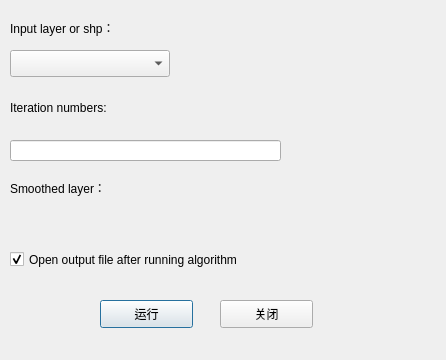
<?xml version="1.0" encoding="UTF-8"?>
<ui version="4.0">
 <class>SmoothDialog</class>
 <widget class="QDialog" name="SmoothDialog">
  <property name="geometry">
   <rect>
    <x>0</x>
    <y>0</y>
    <width>446</width>
    <height>360</height>
   </rect>
  </property>
  <property name="windowTitle">
   <string>Smooth</string>
  </property>
  <property name="windowIcon">
   <iconset>
    <normaloff>:/plugins/CartoGrapher/resources/m.svg</normaloff>:/plugins/CartoGrapher/resources/m.svg</iconset>
  </property>
  <widget class="QPushButton" name="closeBtn">
   <property name="geometry">
    <rect>
     <x>220</x>
     <y>300</y>
     <width>93</width>
     <height>28</height>
    </rect>
   </property>
   <property name="text">
    <string>关闭</string>
   </property>
   <property name="autoDefault">
    <bool>false</bool>
   </property>
  </widget>
  <widget class="QCheckBox" name="output_checkBox_2">
   <property name="geometry">
    <rect>
     <x>10</x>
     <y>250</y>
     <width>351</width>
     <height>19</height>
    </rect>
   </property>
   <property name="text">
    <string>Open output file after running algorithm</string>
   </property>
   <property name="checked">
    <bool>true</bool>
   </property>
  </widget>
  <widget class="QLabel" name="label">
   <property name="geometry">
    <rect>
     <x>10</x>
     <y>100</y>
     <width>191</width>
     <height>16</height>
    </rect>
   </property>
   <property name="text">
    <string>Iteration numbers:</string>
   </property>
  </widget>
  <widget class="QgsMapLayerComboBox" name="layerCbmBox">
   <property name="geometry">
    <rect>
     <x>10</x>
     <y>50</y>
     <width>160</width>
     <height>27</height>
    </rect>
   </property>
  </widget>
  <widget class="QgsFileWidget" name="output_file">
   <property name="geometry">
    <rect>
     <x>10</x>
     <y>200</y>
     <width>321</width>
     <height>27</height>
    </rect>
   </property>
  </widget>
  <widget class="QLabel" name="label_5">
   <property name="geometry">
    <rect>
     <x>10</x>
     <y>20</y>
     <width>171</width>
     <height>16</height>
    </rect>
   </property>
   <property name="text">
    <string>Input layer or shp：</string>
   </property>
  </widget>
  <widget class="QLineEdit" name="edit_iteration">
   <property name="geometry">
    <rect>
     <x>10</x>
     <y>140</y>
     <width>271</width>
     <height>21</height>
    </rect>
   </property>
  </widget>
  <widget class="QLabel" name="label_7">
   <property name="geometry">
    <rect>
     <x>10</x>
     <y>180</y>
     <width>191</width>
     <height>16</height>
    </rect>
   </property>
   <property name="text">
    <string>Smoothed layer：</string>
   </property>
  </widget>
  <widget class="QPushButton" name="runBtn">
   <property name="geometry">
    <rect>
     <x>100</x>
     <y>300</y>
     <width>93</width>
     <height>28</height>
    </rect>
   </property>
   <property name="text">
    <string>运行</string>
   </property>
   <property name="default">
    <bool>true</bool>
   </property>
  </widget>
 </widget>
 <customwidgets>
  <customwidget>
   <class>QgsFileWidget</class>
   <extends>QWidget</extends>
   <header>qgsfilewidget.h</header>
  </customwidget>
  <customwidget>
   <class>QgsMapLayerComboBox</class>
   <extends>QComboBox</extends>
   <header>qgsmaplayercombobox.h</header>
  </customwidget>
 </customwidgets>
 <resources/>
 <connections/>
</ui>
